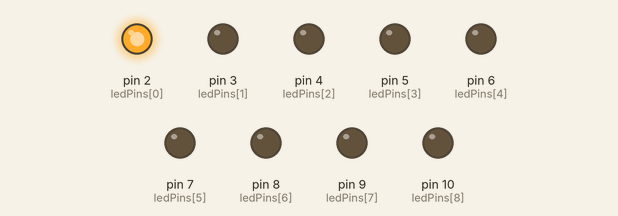
This sketch was run on a simulated Arduino Uno, built with avr-gcc and run on an emulated ATmega328P. Shown: output pins drawn as LEDs (lit = HIGH).

Above: at 0.1 s.
At 0.9 s:
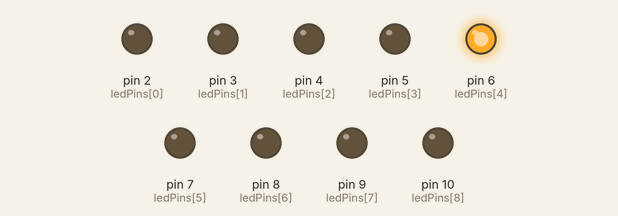
At 1.7 s:
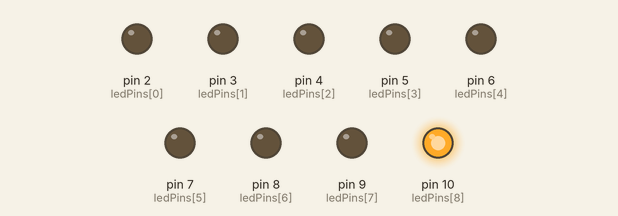
At 3.5 s:
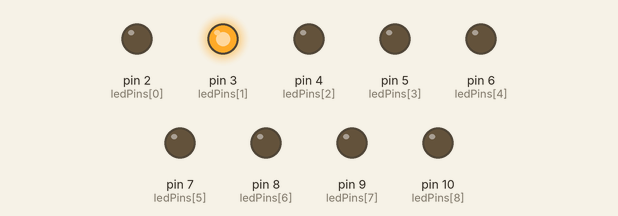
At 5.3 s:
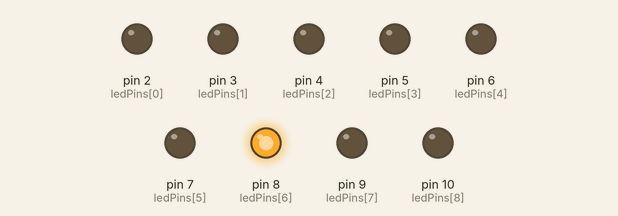
At 7.1 s:
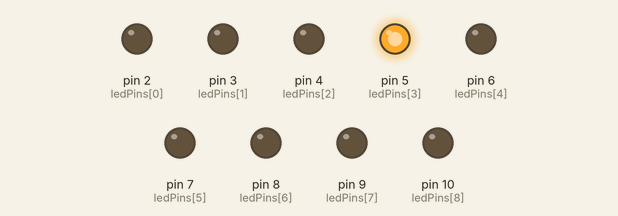
Timing chart, 0 to 7.4 s (numbered marks = the images above):
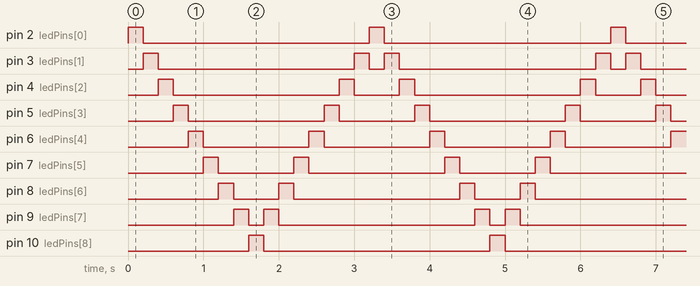

Measured:
- by itself, pin 2 (ledPins[0]), pin 10 (ledPins[8]): alternates HIGH for 0.20 s and LOW for 3.0 s
- by itself, pin 3 (ledPins[1]): repeats every 3.2 s: LOW 2.6 s, HIGH 0.20 s, LOW 0.20 s, HIGH 0.20 s
- by itself, pin 4 (ledPins[2]): repeats every 3.2 s: LOW 2.2 s, HIGH 0.20 s, LOW 0.60 s, HIGH 0.20 s
- by itself, pin 5 (ledPins[3]): repeats every 3.2 s: LOW 1.8 s, HIGH 0.20 s, LOW 1.0 s, HIGH 0.20 s
- by itself, pin 6 (ledPins[4]): alternates HIGH for 0.20 s and LOW for 1.4 s
- by itself, pin 7 (ledPins[5]): repeats every 3.2 s: LOW 1.0 s, HIGH 0.20 s, LOW 1.8 s, HIGH 0.20 s
- by itself, pin 8 (ledPins[6]): repeats every 3.2 s: LOW 0.60 s, HIGH 0.20 s, LOW 2.2 s, HIGH 0.20 s
- by itself, pin 9 (ledPins[7]): repeats every 3.2 s: LOW 0.20 s, HIGH 0.20 s, LOW 2.6 s, HIGH 0.20 s

The sketch:

04_back_and_forth.ino
```cpp
const int ledPins[] = {2, 3, 4, 5, 6, 7, 8, 9, 10};
const int NUM_LEDS = 9;

void setup()
{
  for (int i = 0; i < NUM_LEDS; i++)
  {
    pinMode(ledPins[i], OUTPUT);
  }
}

void loop()
{
  // forward: LED 1 to LED 9
  for (int i = 0; i < NUM_LEDS; i++)
  {
    digitalWrite(ledPins[i], HIGH);
    delay(200);
    digitalWrite(ledPins[i], LOW);
  }

  // backward: LED 8 down to LED 2
  for (int i = NUM_LEDS - 2; i > 0; i--)
  {
    digitalWrite(ledPins[i], HIGH);
    delay(200);
    digitalWrite(ledPins[i], LOW);
  }
}
```
